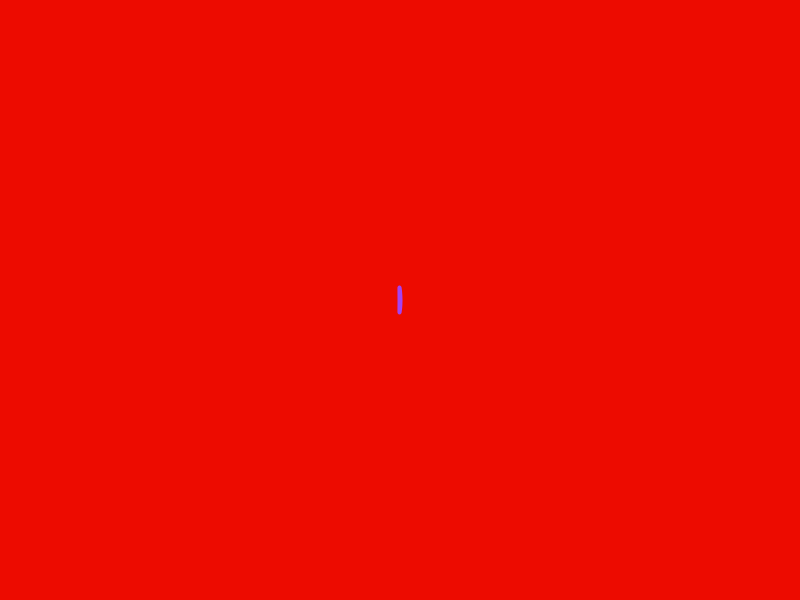
Frame 1 (no input)
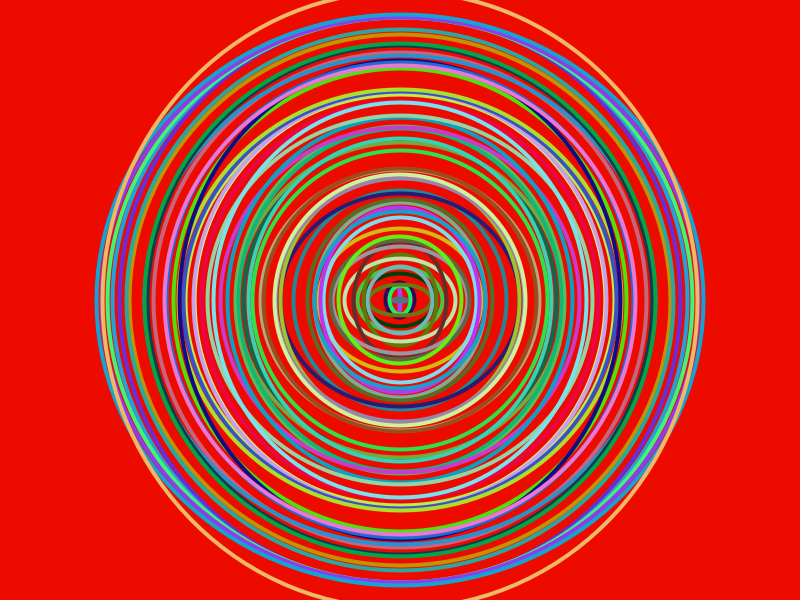
Frame 60 (the mouse pressed at the canvas centre just before this capture)
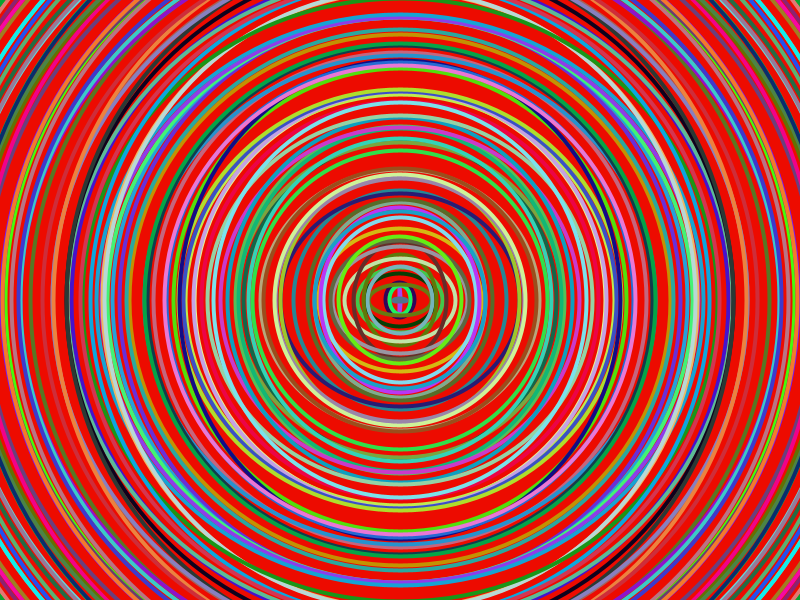
Frame 120 (the mouse held since frame 60 and released just before this capture)

The Processing sketch that drew these frames (run headless with seeded random() and noise(); from frame 60 on, the mouse is pressed at the canvas centre):

// Processing sketch: wheels
// ── wheels.pde
int diam = 10;
float centX, centY;

void setup(){
  size(800, 600);
  frameRate(24);
  smooth(); 
  background(237, 11, 0); 
  centX = width/2; 
  centY = height/2; 
  strokeWeight(4); 
  noFill();
  
}

void draw(){
  if (diam <= 1000) {
    stroke(random(0,255), random(0,255), random(0,255));
    ellipse(centX, centY, diam + random(-20,20), diam + random(-20,20));
    diam += 10; 
  }
}
